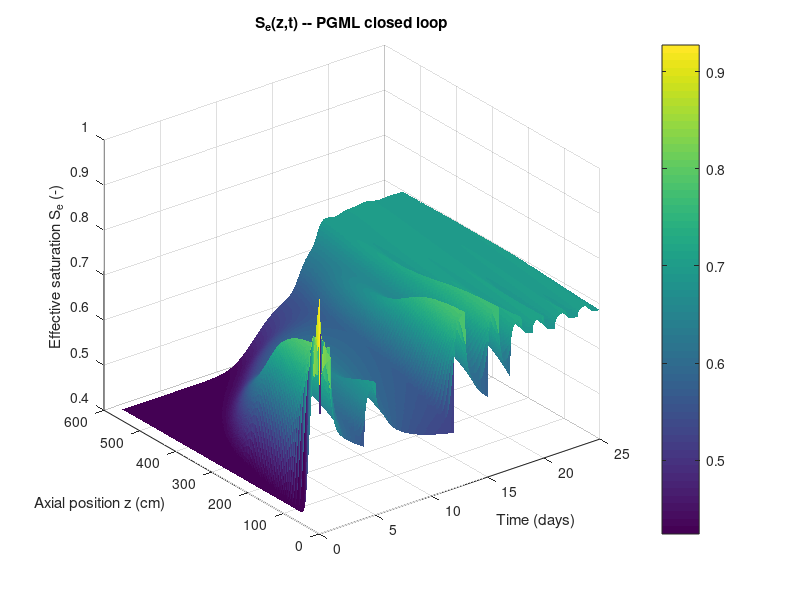

The MATLAB script that drew this image:
% plot_closed_loop.m  -- PGML closed-loop Se(z,t) surface
% Mirrors the Figure 1 block of the MATLAB Sim_column.m.
load('closed_loop_surface.mat');
[T_full, Z_full] = meshgrid(t_days, Z_vect);
figure
surf(T_full, Z_full, Se_full_mat, 'EdgeColor', 'none');
xlabel('Time (days)')
ylabel('Axial position z (cm)')
zlabel('Effective saturation S_e (-)')
title('S_e(z,t) -- PGML closed loop')
grid on
colorbar
